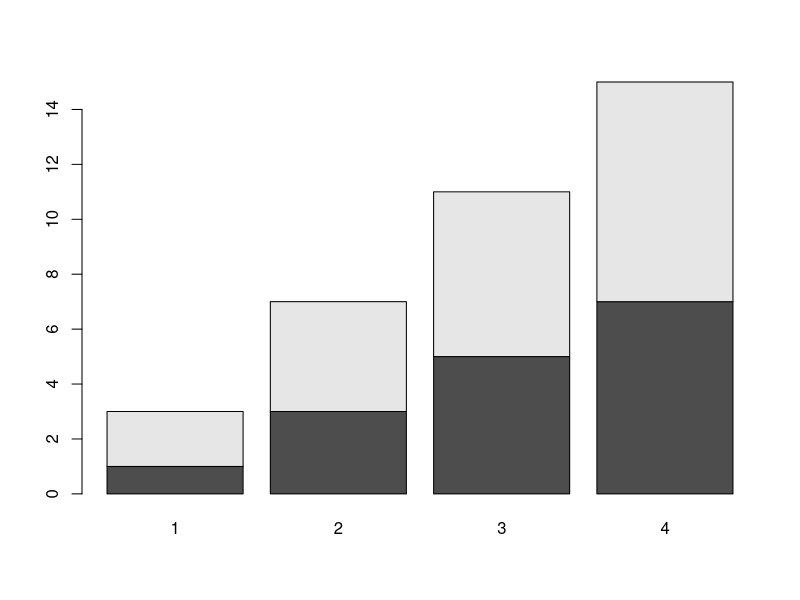
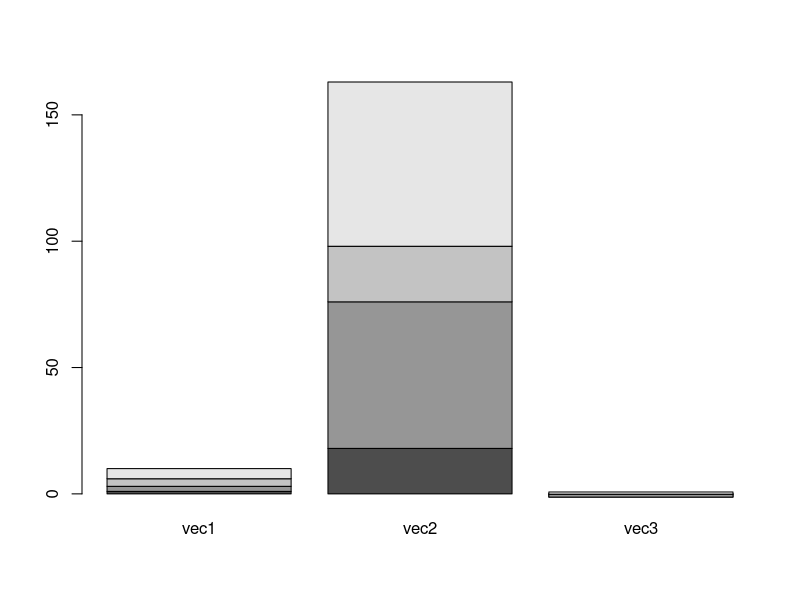
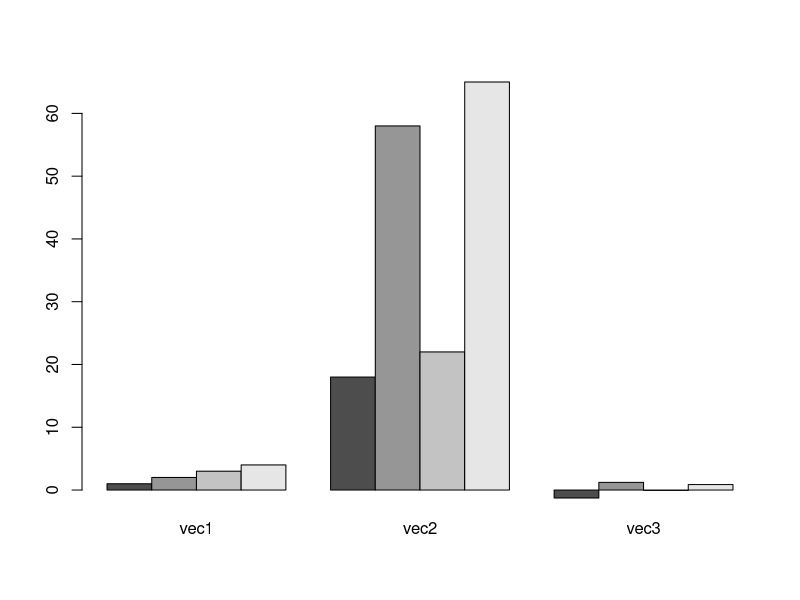
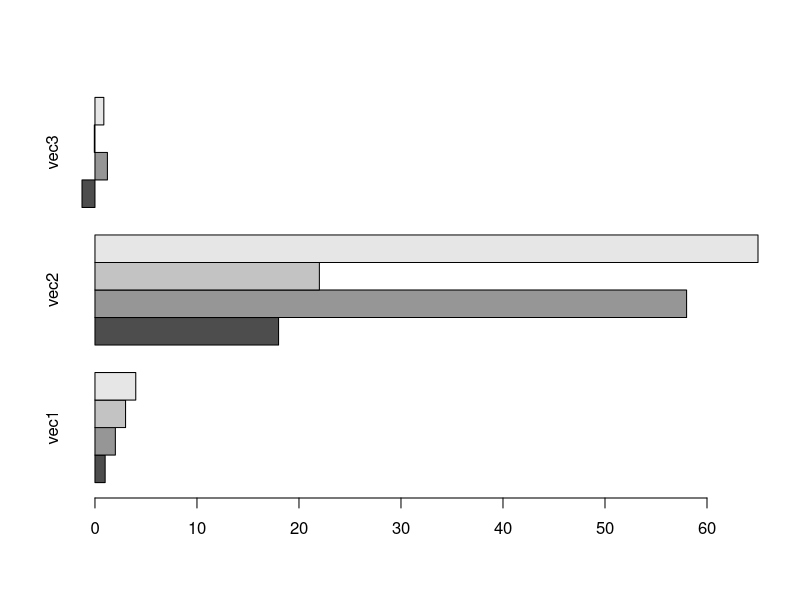

Here is the R script that generated these plots, in order:
my.mat <- matrix(nrow = 2, ncol = 4)
my.mat

attributes(my.mat)
dim(my.mat)


my.mat <- matrix(1:8, nrow = 2, ncol = 4)
my.mat

barplot(my.mat, names.arg=c(1,2,3,4))


# Create matric from vector
my.vec <- 1:8
dim(my.vec) <- c(2, 4)
my.vec

# Create matrix from vector + sample data
vec1 <- 1:4
vec2 <- sample(1:100, 4, replace = FALSE)
vec3 <- rnorm(4, mean = 0, sd = 1)

column.mat <- cbind(vec1, vec2, vec3)
column.mat

barplot(column.mat)
barplot(column.mat, beside = TRUE)
barplot(column.mat, beside = TRUE, horiz = TRUE)
